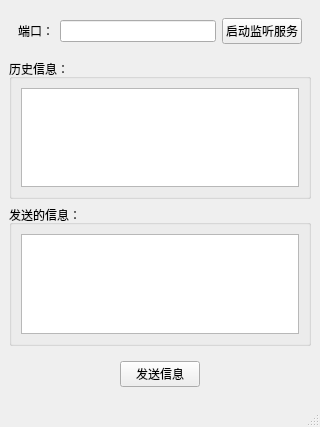
<?xml version="1.0" encoding="UTF-8"?>
<ui version="4.0">
 <class>MainWindow</class>
 <widget class="QMainWindow" name="MainWindow">
  <property name="geometry">
   <rect>
    <x>0</x>
    <y>0</y>
    <width>320</width>
    <height>427</height>
   </rect>
  </property>
  <property name="windowTitle">
   <string>MainWindow</string>
  </property>
  <widget class="QWidget" name="centralwidget">
   <layout class="QVBoxLayout" name="verticalLayout">
    <item>
     <widget class="QWidget" name="widget" native="true">
      <layout class="QHBoxLayout" name="horizontalLayout">
       <item>
        <widget class="QLabel" name="label">
         <property name="text">
          <string>端口：</string>
         </property>
        </widget>
       </item>
       <item>
        <widget class="QLineEdit" name="port"/>
       </item>
       <item>
        <widget class="QPushButton" name="setListen">
         <property name="text">
          <string>启动监听服务</string>
         </property>
        </widget>
       </item>
      </layout>
     </widget>
    </item>
    <item>
     <widget class="QGroupBox" name="groupBox">
      <property name="title">
       <string>历史信息：</string>
      </property>
      <layout class="QHBoxLayout" name="horizontalLayout_2">
       <item>
        <widget class="QTextEdit" name="rec"/>
       </item>
      </layout>
     </widget>
    </item>
    <item>
     <widget class="QGroupBox" name="groupBox_2">
      <property name="title">
       <string>发送的信息：</string>
      </property>
      <layout class="QHBoxLayout" name="horizontalLayout_3">
       <item>
        <widget class="QTextEdit" name="msg"/>
       </item>
      </layout>
     </widget>
    </item>
    <item>
     <widget class="QWidget" name="widget_2" native="true">
      <layout class="QHBoxLayout" name="horizontalLayout_4">
       <item>
        <spacer name="horizontalSpacer">
         <property name="orientation">
          <enum>Qt::Horizontal</enum>
         </property>
         <property name="sizeHint" stdset="0">
          <size>
           <width>101</width>
           <height>20</height>
          </size>
         </property>
        </spacer>
       </item>
       <item>
        <widget class="QPushButton" name="sendMsg">
         <property name="text">
          <string>发送信息</string>
         </property>
        </widget>
       </item>
       <item>
        <spacer name="horizontalSpacer_2">
         <property name="orientation">
          <enum>Qt::Horizontal</enum>
         </property>
         <property name="sizeHint" stdset="0">
          <size>
           <width>101</width>
           <height>20</height>
          </size>
         </property>
        </spacer>
       </item>
      </layout>
     </widget>
    </item>
   </layout>
  </widget>
  <widget class="QStatusBar" name="statusbar"/>
  <widget class="QMenuBar" name="menubar">
   <property name="geometry">
    <rect>
     <x>0</x>
     <y>0</y>
     <width>320</width>
     <height>17</height>
    </rect>
   </property>
  </widget>
 </widget>
 <resources/>
 <connections/>
</ui>
